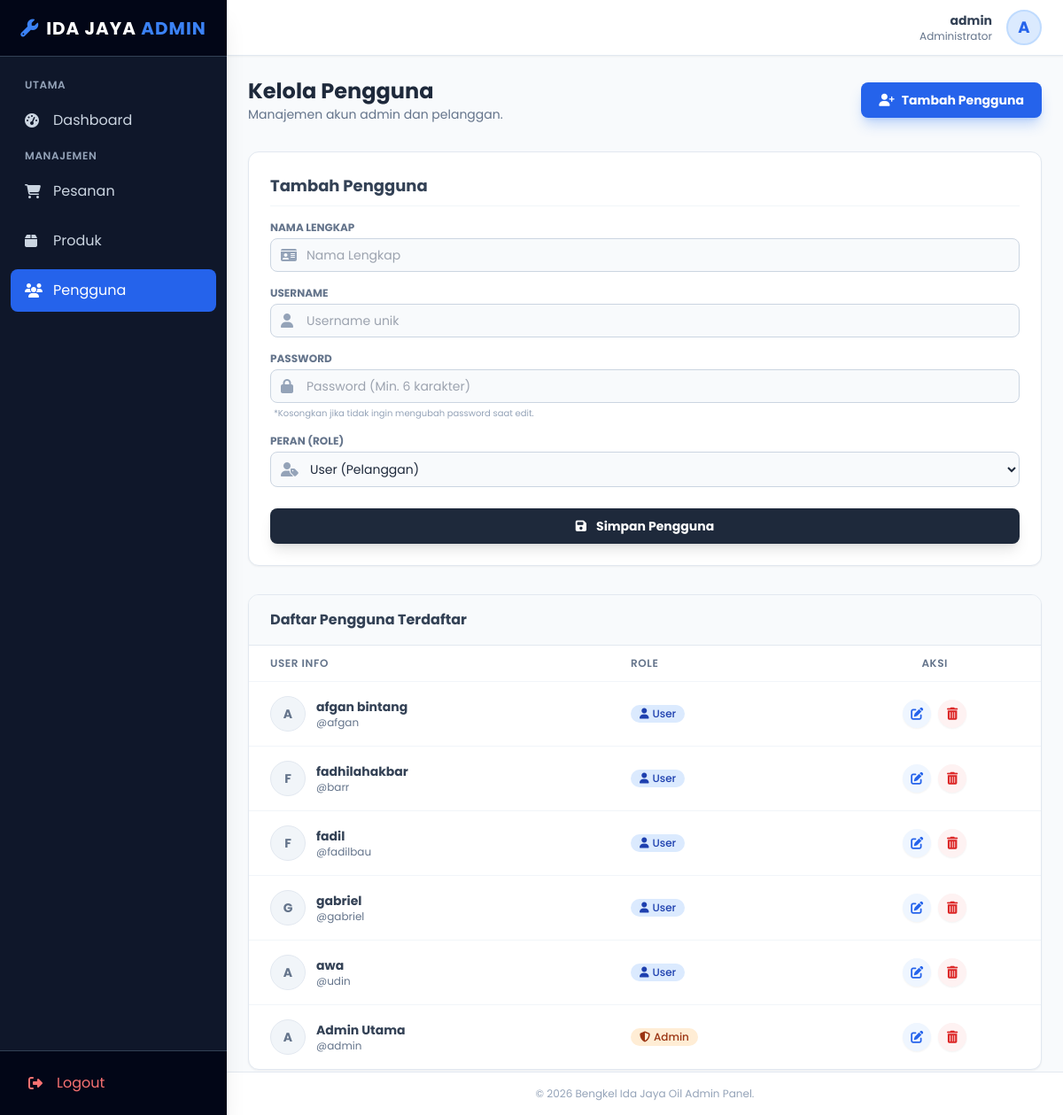
The page /admin/kelola_pengguna.php (signed in) on the database its author committed.
### tables this page shows
CREATE TABLE `users` (
  `id_user` int(11) NOT NULL,
  `username` varchar(100) NOT NULL,
  `no_telp` varchar(20) DEFAULT NULL,
  `password` varchar(255) NOT NULL,
  `nama_lengkap` varchar(150) DEFAULT NULL,
  `role` enum('user','admin') NOT NULL DEFAULT 'user',
  `created_at` timestamp NOT NULL DEFAULT current_timestamp()
);

### admin/kelola_pengguna.php (the view, shortened to what this page needs)
<?php
include 'admin_header.php';
$semua_pengguna = $conn->query("SELECT id_user, username, nama_lengkap, role FROM users ORDER BY role, username ASC");
?>
<div class="mb-8 flex flex-col md:flex-row justify-between items-start md:items-center gap-4">
    <div>
        <h1 class="text-2xl font-bold text-slate-800">Kelola Pengguna</h1>
        <p class="text-slate-500 text-sm">Manajemen akun admin dan pelanggan.</p>
    </div>
    <button onclick="document.getElementById('form-pengguna').scrollIntoView({behavior: 'smooth'})"
            class="bg-blue-600 hover:bg-blue-700 text-white px-5 py-2.5 rounded-lg shadow-lg shadow-blue-500/30 transition flex items-center gap-2 text-sm font-bold">
        <i class="fas fa-user-plus"></i> Tambah Pengguna
    </button>
</div>
<div class="grid grid-cols-1 xl:grid-cols-3 gap-8 items-start">
    <div class="xl:col-span-1 xl:sticky xl:top-6">
        <div class="bg-white rounded-xl shadow-sm border border-slate-200 p-6" id="form-pengguna">
            <h2 class="text-lg font-bold text-slate-700 mb-4 pb-2 border-b border-slate-100 flex justify-between items-center">
                <span id="form-title">Tambah Pengguna</span>
            </h2>
            <form action="kelola_pengguna.php" method="POST" class="space-y-4">
                <div>
                    <label class="block text-xs font-bold text-slate-500 uppercase mb-1">Nama Lengkap</label>
                    <div class="relative">
                        <div class="absolute inset-y-0 left-0 pl-3 flex items-center pointer-events-none">
                        </div>
                        <input type="text" id="nama_lengkap" name="nama_lengkap" required
                               class="w-full pl-10 bg-slate-50 border border-slate-300 rounded-lg px-3 py-2 text-sm focus:ring-2 focus:ring-blue-500 focus:outline-none transition" placeholder="Nama Lengkap">
                    </div>
                </div>
                <div>
                    <label class="block text-xs font-bold text-slate-500 uppercase mb-1">Username</label>
                    <div class="relative">
                        <div class="absolute inset-y-0 left-0 pl-3 flex items-center pointer-events-none">
                        </div>
                        <input type="text" id="username" name="username" required
                               class="w-full pl-10 bg-slate-50 border border-slate-300 rounded-lg px-3 py-2 text-sm focus:ring-2 focus:ring-blue-500 focus:outline-none transition" placeholder="Username unik">
                    </div>
                </div>
                <div>
                    <label class="block text-xs font-bold text-slate-500 uppercase mb-1">Password</label>
                    <div class="relative">
                        <div class="absolute inset-y-0 left-0 pl-3 flex items-center pointer-events-none">
                        </div>
                        <input type="password" id="password" name="password"
                               class="w-full pl-10 bg-slate-50 border border-slate-300 rounded-lg px-3 py-2 text-sm focus:ring-2 focus:ring-blue-500 focus:outline-none transition" placeholder="Password (Min. 6 karakter)">
                    </div>
                    <p class="text-[10px] text-slate-400 mt-1 ml-1">*Kosongkan jika tidak ingin mengubah password saat edit.</p>
                </div>
                <div>
                    <label class="block text-xs font-bold text-slate-500 uppercase mb-1">Peran (Role)</label>
                    <div class="relative">
                        <div class="absolute inset-y-0 left-0 pl-3 flex items-center pointer-events-none">
                        </div>
                        <select name="role" id="role" required class="w-full pl-10 bg-slate-50 border border-slate-300 rounded-lg px-3 py-2 text-sm focus:ring-2 focus:ring-blue-500 focus:outline-none transition cursor-pointer">
                            <option value="user">User (Pelanggan)</option>
                        </select>
                    </div>
                </div>
                <div class="pt-2 flex gap-2">
                    <button type="submit" name="submit_pengguna" id="btn-submit" class="flex-grow bg-slate-800 hover:bg-slate-900 text-white font-bold py-2.5 rounded-lg transition shadow-lg text-sm">
                        <i class="fas fa-save mr-2"></i> Simpan Pengguna
                    </button>
                </div>
            </form>
        </div>
    </div>
    <div class="xl:col-span-2">
        <div class="bg-white rounded-xl shadow-sm border border-slate-200 overflow-hidden">
            <div class="px-6 py-4 border-b border-slate-200 bg-slate-50">
                <h3 class="font-bold text-slate-700">Daftar Pengguna Terdaftar</h3>
            </div>
            <div class="overflow-x-auto">
                <table class="w-full text-left border-collapse">
                    <thead>
                        <tr class="bg-white text-slate-500 text-xs uppercase tracking-wider border-b border-slate-100">
                            <th class="px-6 py-3 font-semibold">User Info</th>
                            <th class="px-6 py-3 font-semibold">Role</th>
                            <th class="px-6 py-3 font-semibold text-center">Aksi</th>
                        </tr>
                    </thead>
                    <tbody class="divide-y divide-slate-100 text-sm">
                        <?php if ($semua_pengguna->num_rows > 0): ?>
                            <?php while($pengguna = $semua_pengguna->fetch_assoc()): ?>
                            <tr class="hover:bg-slate-50 transition">
                                <td class="px-6 py-4">
                                    <div class="flex items-center gap-3">
                                        <div class="w-10 h-10 rounded-full bg-slate-100 flex items-center justify-center text-slate-500 font-bold border border-slate-200">
                                            <?= strtoupper(substr($pengguna['nama_lengkap'], 0, 1)) ?>
                                        </div>
                                        <div>
                                            <p class="font-bold text-slate-700"><?= htmlspecialchars($pengguna['nama_lengkap']) ?></p>
                                            <p class="text-xs text-slate-500">@<?= htmlspecialchars($pengguna['username']) ?></p>
                                        </div>
                                    </div>
                                </td>
                                <td class="px-6 py-4">
                                    <?php if ($pengguna['role'] === 'admin'): ?>
                                        <span class="inline-flex items-center px-2.5 py-0.5 rounded-full text-xs font-medium bg-orange-100 text-orange-800">
                                            <i class="fas fa-shield-alt mr-1"></i> Admin
                                        </span>
                                    <?php else: ?>
                                        <span class="inline-flex items-center px-2.5 py-0.5 rounded-full text-xs font-medium bg-blue-100 text-blue-800">
                                            <i class="fas fa-user mr-1"></i> User
                                        </span>
                                    <?php endif; ?>
                                </td>
                                <td class="px-6 py-4 text-center">
                                    <div class="flex justify-center gap-2">
                                        <button onclick="editPengguna(
                                            '<?= $pengguna['id_user'] ?>',
                                            '<?= htmlspecialchars(addslashes($pengguna['nama_lengkap'])) ?>',
                                            '<?= htmlspecialchars(addslashes($pengguna['username'])) ?>',
                                            '<?= $pengguna['role'] ?>'
                                        )" class="w-8 h-8 rounded-full bg-blue-50 text-blue-600 hover:bg-blue-600 hover:text-white transition flex items-center justify-center shadow-sm" title="Edit">
                                            <i class="fas fa-edit"></i>
                                        </button>
                                        <?php
                                        $current_admin_id = isset($_SESSION['user']['id_user']) ? $_SESSION['user']['id_user'] : (isset($_SESSION['user_id']) ? $_SESSION['user_id'] : 0);
                                        if ((int)$pengguna['id_user'] !== (int)$current_admin_id):
                                        ?>
                                            <a href="kelola_pengguna.php?action=hapus&id=<?= $pengguna['id_user'] ?>"
                                               class="w-8 h-8 rounded-full bg-red-50 text-red-600 hover:bg-red-600 hover:text-white transition flex items-center justify-center shadow-sm"
                                               title="Hapus"
                                               onclick="return confirm('Yakin ingin menghapus pengguna ini?')">
                                                <i class="fas fa-trash-alt"></i>
                                            </a>
                                        <?php endif; ?>
                                    </div>
                                </td>
                            </tr>
                            <?php endwhile; ?>
                        <?php endif; ?>
                    </tbody>
                </table>
            </div>
        </div>
    </div>
</div>
<?php
include 'admin_footer.php';
?>

### admin/admin_header.php (style rules this page uses)
body { font-family: 'Poppins', sans-serif; }

### rows shown on the page
users: nama_lengkap "A", nama_lengkap "afgan bintang", username "afgan", role "user" (drawn)
users: nama_lengkap "F", nama_lengkap "fadhilahakbar", username "barr", role "user" (drawn)
users: nama_lengkap "F", nama_lengkap "fadil", username "fadilbau", role "user" (drawn)
users: nama_lengkap "G", nama_lengkap "gabriel", username "gabriel", role "user" (drawn)
users: nama_lengkap "A", nama_lengkap "awa", username "udin", role "user" (drawn)
users: nama_lengkap "A", nama_lengkap "Admin Utama", username "admin", role "admin" (drawn)

### other values the page prints
$admin_name "admin"
substr($admin_name, 0, 1) "A"
